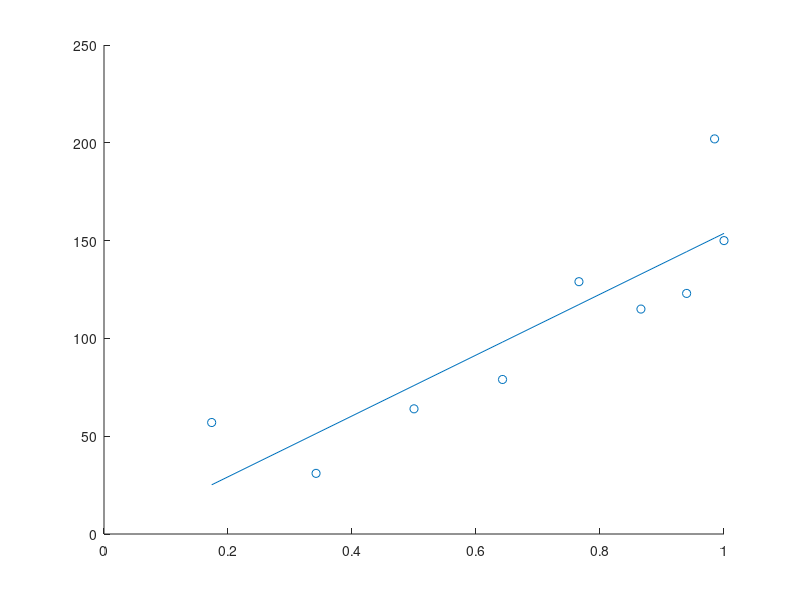

The MATLAB source for this figure:
%graph for N vs theta

y= [49 16 34 43 68 63 62 92 75 110 61 52 61 36 30 15 8];
x = [20 40 60 80 100 120 140 160 180 200 220 240 260 280 300 320 340];

bar(x, y, 1, 'c')

%Graph with symmetric values added

x_sym = [20 40 60 80 100 120 140 160 180];
y= [49 16 34 43 68 63 62 92 75 110 61 52 61 36 30 15 8];
x = [20 40 60 80 100 120 140 160 180 200 220 240 260 280 300 320 340];


for i=1:9
if i~=9
    z(i)=y(i) + y(18-i);
else 
    z(i)=2*y(i);
end
end

bar(x_sym, z, 1, 'b')

%Linear regression

x_sym = [20 40 60 80 100 120 140 160 180];
y= [49 16 34 43 68 63 62 92 75 110 61 52 61 36 30 15 8];
x = [20 40 60 80 100 120 140 160 180 200 220 240 260 280 300 320 340];

x_sym = x_sym/2
q = sind(x_sym)


for i=1:9
if i~=9
    z(i)=y(i) + y(18-i);
else 
    z(i)=2*y(i);
end
end

c=polyfit(q,z,1);
Z=polyval(c,q);
scatter(q,z)
hold on
plot(q,Z) 

d=c(1)

[b,bint] = regress(z', q')